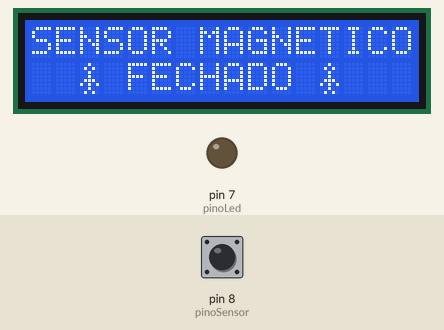
Bench run of a sketch on a simulated Arduino Uno, built with avr-gcc and run on an emulated ATmega328P. On the bench: 16×2 character LCD, output pins drawn as LEDs (lit = HIGH). Dashed ring = blinking. Inputs (shaded band) come from the test bench; at power-on: pin 8 (pinoSensor) LOW. What the sketch prints to the serial monitor is not drawn.

Above: at 1.2 s.
1.3 s: pin 8 (pinoSensor) driven HIGH
At 2.5 s:
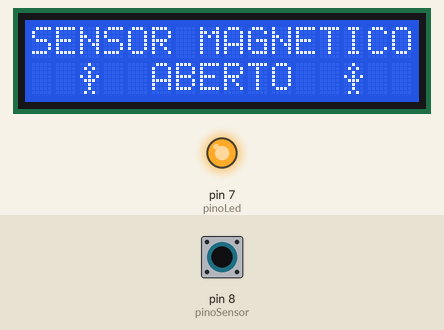
2.8 s: pin 8 (pinoSensor) driven LOW
At 3.5 s:
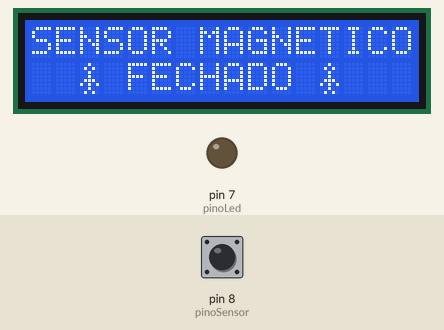
5.8 s: pin 8 (pinoSensor) pulsed HIGH 2 times (0.12 s each, 0.3 s apart)
At 6.17 s:
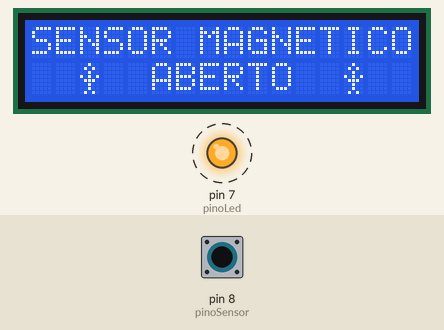
9.4 s: pin 8 (pinoSensor) pulsed HIGH 5 times (0.12 s each, 0.3 s apart)
At 9.91 s:
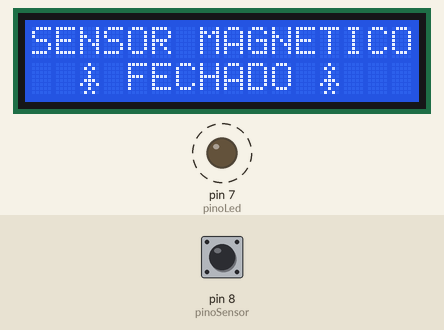
Timing chart, 0 to 12.4 s (numbered marks = the images above; inputs shaded):
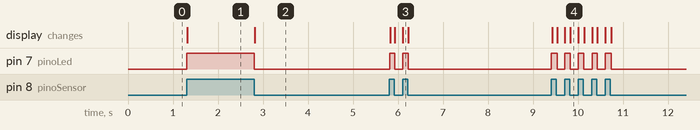

Measured:
- after the input at 1.3 s, pin 7 (pinoLed): LOW → HIGH at once; the display: changes at once (image 1)
- after the input at 2.8 s, pin 7 (pinoLed): HIGH → LOW at once; the display: changes at once (image 2)
- after the input at 5.8 s, pin 7 (pinoLed): alternates HIGH for 0.12 s and LOW for 0.18 s, 4 changes in all, then stays LOW, starting at once; the display: changes at once (image 3)
- after the input at 9.4 s, pin 7 (pinoLed): alternates HIGH for 0.12 s and LOW for 0.18 s, 10 changes in all, then stays LOW, starting at once; the display: first changes at once (image 4 shows a later state)

The sketch:

sensor-magnetico-com-arduino.ino
```cpp
/*
Sensor magnetico com arduino e display
*/

// include the library code:
#include <LiquidCrystal.h>

// initialize the library by associating any needed LCD interface pin
// with the arduino pin number it is connected to
const int rs = 12, en = 11, d4 = 5, d5 = 4, d6 = 3, d7 = 2;
LiquidCrystal lcd(rs, en, d4, d5, d6, d7);

const int pinoLed = 7; //PINO DIGITAL UTILIZADO PELO LED
const int pinoSensor = 8; //PINO DIGITAL UTILIZADO PELO SENSOR

// make some custom characters:
byte heart[8] = {
  0b00000,
  0b01010,
  0b11111,
  0b11111,
  0b11111,
  0b01110,
  0b00100,
  0b00000
};

byte smiley[8] = {
  0b00000,
  0b00000,
  0b01010,
  0b00000,
  0b00000,
  0b10001,
  0b01110,
  0b00000
};

byte frownie[8] = {
  0b00000,
  0b00000,
  0b01010,
  0b00000,
  0b00000,
  0b00000,
  0b01110,
  0b10001
};

byte armsDown[8] = {
  0b00100,
  0b01010,
  0b00100,
  0b00100,
  0b01110,
  0b10101,
  0b00100,
  0b01010
};

byte armsUp[8] = {
  0b00100,
  0b01010,
  0b00100,
  0b10101,
  0b01110,
  0b00100,
  0b00100,
  0b01010
};

void setup() {
  Serial.begin(9600);
  pinMode(pinoSensor, INPUT); //DEFINE O PINO COMO ENTRADA
  pinMode(pinoLed, OUTPUT); //DEFINE O PINO COMO SAÍDA
  digitalWrite(pinoLed, LOW); //LED INICIA DESLIGADO

  // initialize LCD and set up the number of columns and rows:
  lcd.begin(16, 2);

  // create a new character
  lcd.createChar(0, heart);
  // create a new character
  lcd.createChar(1, smiley);
  // create a new character
  lcd.createChar(2, frownie);
  // create a new character
  lcd.createChar(3, armsDown);
  // create a new character
  lcd.createChar(4, armsUp);

  // set the cursor to the top left
  lcd.setCursor(0, 0);
  lcd.clear();
  // Print a message to the lcd.
  lcd.print("SENSOR MAGNETICO");
  Serial.print("SENSOR MAGNETICO");
  Serial.println();

}

void loop() {
  lcd.setCursor(2, 1);
   if(digitalRead(pinoSensor) == HIGH){ //SE A LEITURA DO PINO FOR IGUAL A LOW, FAZ
      digitalWrite(pinoLed, HIGH); //ACENDE O LED
      lcd.write((byte)4);
      lcd.print("  ABERTO  ");
      lcd.write((byte)4);
      Serial.println("PORTAO ABERTO");

  }else{ //SENÃO, FAZ
    digitalWrite(pinoLed, LOW); //APAGA O LED
    lcd.write((byte)3);
    lcd.print(" FECHADO ");
    lcd.write((byte)3);
    lcd.print("    ");
    Serial.println("PORTAO FECHADO");
  }
}
```
